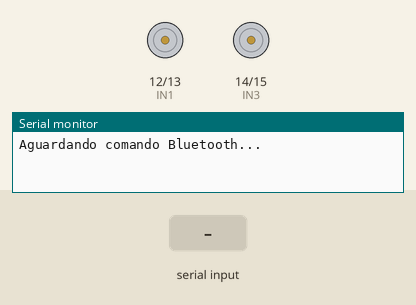
Simulated run of this sketch. Board: ESP32. Shown: motor-driver pin pairs drawn as motors (green arrow = first pin HIGH = forward, orange = second pin HIGH = backward, longer = more drive, scaled by the enable pin), the last lines printed to the serial monitor. Inputs (shaded band) come from the test bench. Nothing arrives over Bluetooth unless stated.

Above: at 1.2 s.
1.3 s: "F" received over the second serial link
At 1.6 s:
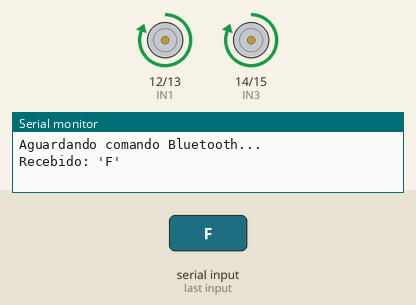
2.8 s: "B" received over the second serial link
At 4.0 s:
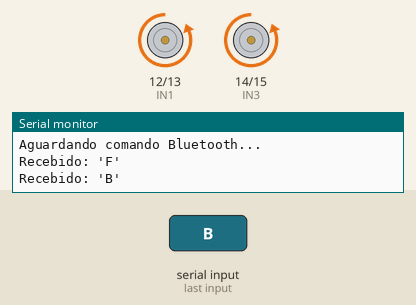
4.3 s: "L" received over the second serial link
At 5.1 s:
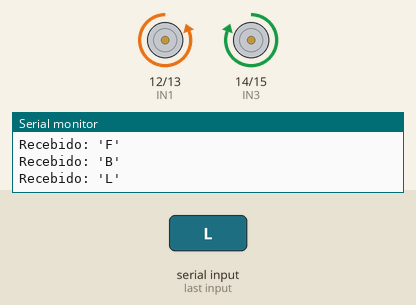
5.8 s: "R" received over the second serial link
At 6.3 s:
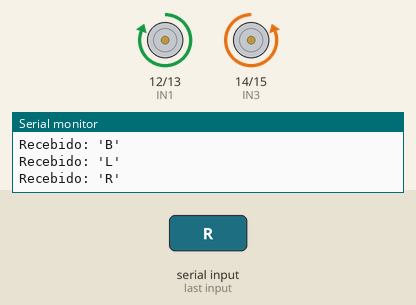
7.3 s: "S" received over the second serial link
At 8.6 s:
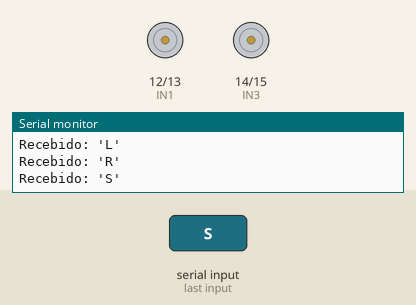
Timing chart, 0 to 9.8 s (numbered marks = the images above; inputs shaded):
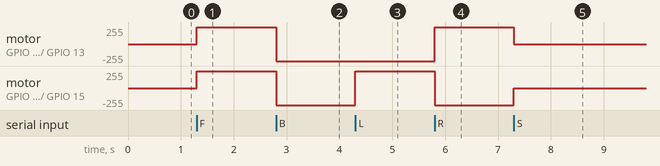

The sketch:

carcontrolleresp32_copy_20251204215629.ino
```cpp
#include <BluetoothSerial.h>

BluetoothSerial SerialBT;

// Controle de direção
#define IN1 12
#define IN2 13
#define IN3 14
#define IN4 15

// Controle de velocidade (ENA/ENB)
#define ENA 25
#define ENB 26

void setup() {
  // Pinos de direção
  pinMode(IN1, OUTPUT);
  pinMode(IN2, OUTPUT);
  pinMode(IN3, OUTPUT);
  pinMode(IN4, OUTPUT);

  // Pinos de habilitação (PWM)
  pinMode(ENA, OUTPUT);
  pinMode(ENB, OUTPUT);

  // Garantir que os motores estão DESLIGADOS no início
  digitalWrite(IN1, LOW);
  digitalWrite(IN2, LOW);
  digitalWrite(IN3, LOW);
  digitalWrite(IN4, LOW);
  digitalWrite(ENA, LOW);  // Começa em LOW
  digitalWrite(ENB, LOW);

  Serial.begin(115200);
  SerialBT.begin("CarroRC");
  Serial.println("Aguardando comando Bluetooth...");
}

void parar() {
  digitalWrite(ENA, LOW);
  digitalWrite(ENB, LOW);
}

void frente() {
  // Direção
  digitalWrite(IN1, HIGH);
  digitalWrite(IN2, LOW);
  digitalWrite(IN3, HIGH);
  digitalWrite(IN4, LOW);
  // Velocidade (100% = 255)
  digitalWrite(ENA, HIGH);  // ou analogWrite(ENA, 200) se quiser menos velocidade
  digitalWrite(ENB, HIGH);
}

void re() {
  digitalWrite(IN1, LOW);
  digitalWrite(IN2, HIGH);
  digitalWrite(IN3, LOW);
  digitalWrite(IN4, HIGH);
  digitalWrite(ENA, HIGH);
  digitalWrite(ENB, HIGH);
}

void esquerda() {
  digitalWrite(IN1, LOW);
  digitalWrite(IN2, HIGH);
  digitalWrite(IN3, HIGH);
  digitalWrite(IN4, LOW);
  digitalWrite(ENA, HIGH);
  digitalWrite(ENB, HIGH);
}

void direita() {
  digitalWrite(IN1, HIGH);
  digitalWrite(IN2, LOW);
  digitalWrite(IN3, LOW);
  digitalWrite(IN4, HIGH);
  digitalWrite(ENA, HIGH);
  digitalWrite(ENB, HIGH);
}

void loop() {
  if (SerialBT.available()) {
    char cmd = SerialBT.read();
    Serial.printf("Recebido: '%c'\n", cmd);

    switch (cmd) {
      case 'F': frente(); break;
      case 'B': re(); break;
      case 'L': esquerda(); break;
      case 'R': direita(); break;
      case 'S': parar(); break;
      default: parar();
    }
  }
}
```

Measured:
- after the input at 1.3 s, motor on GPIO 12 (IN1) / GPIO 13 (IN2), motor on GPIO 14 (IN3) / GPIO 15 (IN4): stopped → forward 255/255 at once
- after the input at 2.8 s, motor on GPIO 12 (IN1) / GPIO 13 (IN2), motor on GPIO 14 (IN3) / GPIO 15 (IN4): forward 255/255 → backward 255/255 at once
- after the input at 4.3 s, motor on GPIO 14 (IN3) / GPIO 15 (IN4): backward 255/255 → forward 255/255 at once
- after the input at 5.8 s, motor on GPIO 12 (IN1) / GPIO 13 (IN2): backward 255/255 → forward 255/255 at once; motor on GPIO 14 (IN3) / GPIO 15 (IN4): forward 255/255 → backward 255/255 at once
- after the input at 7.3 s, motor on GPIO 12 (IN1) / GPIO 13 (IN2): forward 255/255 → stopped at once; motor on GPIO 14 (IN3) / GPIO 15 (IN4): backward 255/255 → stopped at once
